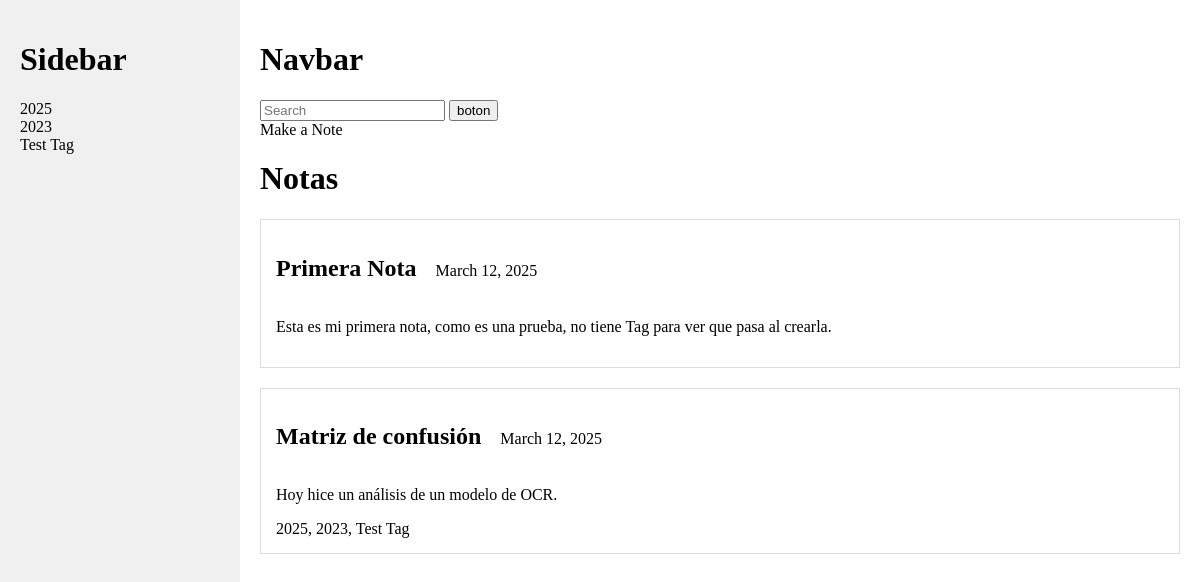
/keep/, run on an earlier commit of the app's database.
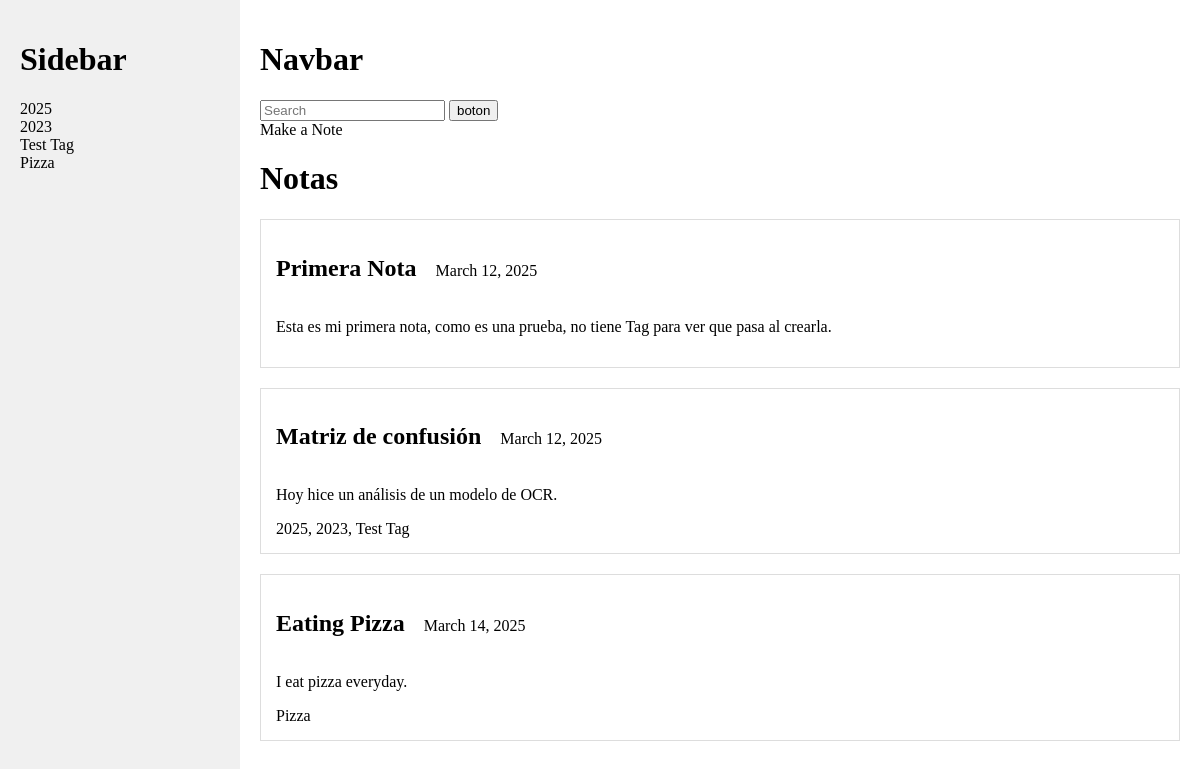
And on a later commit of the database.
### google_keep/models.py (models this page shows, shortened)
class Tag(models.Model):
    name = models.CharField(max_length=50, unique=True)

class Note(models.Model):
    title = models.CharField(max_length=255)
    body = models.TextField()
    date_added = models.DateField(auto_now_add=True)
    tags= models.ManyToManyField(Tag, blank=True) #Allows notes without a Tag.

### google_keep/views.py (the view)
# urls.py: path('', note_list, name='note_list'), # '' represents the base url on the app, the index.
def note_list(request):
    notes = Note.objects.all()
    tags = Tag.objects.all()
    return render(request, 'google_keep/note_list.html',{'notes': notes, 'tags':tags})

### google_keep/templates/google_keep/note_list.html
{% extends "google_keep/base.html" %} {% block content %}
<h1>Notas</h1>
{% for note in notes %}
<div class="note-item">
  <div>
    <h2 class="inline-elements">{{ note.title }}</h2>
    <span class="inline-elements">{{ note.date_added }}</span>
  </div>
  <p>{{ note.body }}</p>
  {% for tag in note.tags.all %} {{ tag.name }}{% if not forloop.last %},
  {%endif %} {% endfor %}
</div>
{% endfor %} {% endblock content %}

### google_keep/templates/google_keep/base.html (shortened to what this page needs)
<!DOCTYPE html>
<html lang="es">
  <head>
  </head>
  <body>
    {% include "google_keep/sidebar.html" %}
    <div id="main-content">
      {% include "google_keep/navbar.html" %}
      <div id="make-note">{% include "google_keep/make_note.html" %}</div>
      <div id="content">{% block content %}{% endblock %}</div>
    </div>
  </body>
</html>

### google_keep/templates/google_keep/sidebar.html (shortened to what this page needs)
<div id="sidebar">
  <h1>Sidebar</h1>
  <div>
      {% for tag in tags %}
      <div>{{tag.name}}</div>
      {% endfor %}
  </div>
</div>

### google_keep/templates/google_keep/navbar.html (shortened to what this page needs)
<div id="navbar">
  <h1>Navbar</h1>
  <form>
    <input aria-label="Search" placeholder="Search" type="text" />
    <button aria-label="Search" aria-hidden="false">boton</button>
  </form>
</div>

### google_keep/templates/google_keep/make_note.html
<div id="make-note" contenteditable="true">
  <span>Make a Note</span>
</div>

### google_keep/templates/google_keep/base.html (style rules this page uses)
body { display: flex; margin: 0; min-height: 100vh; }
#sidebar { width: 200px; background: #f0f0f0; padding: 20px; }
#main-content { flex-grow: 1; padding: 20px; }
.note-item { margin-bottom: 20px; padding: 15px; border: 1px solid #ddd; }
.inline-elements { display: inline-block; margin-right: 15px; }

What changed in the data, as far as the page shows it:
added Tag: name "Pizza"
added Note: title "Eating Pizza", date_added "March 14, 2025", body "I eat pizza everyday."
